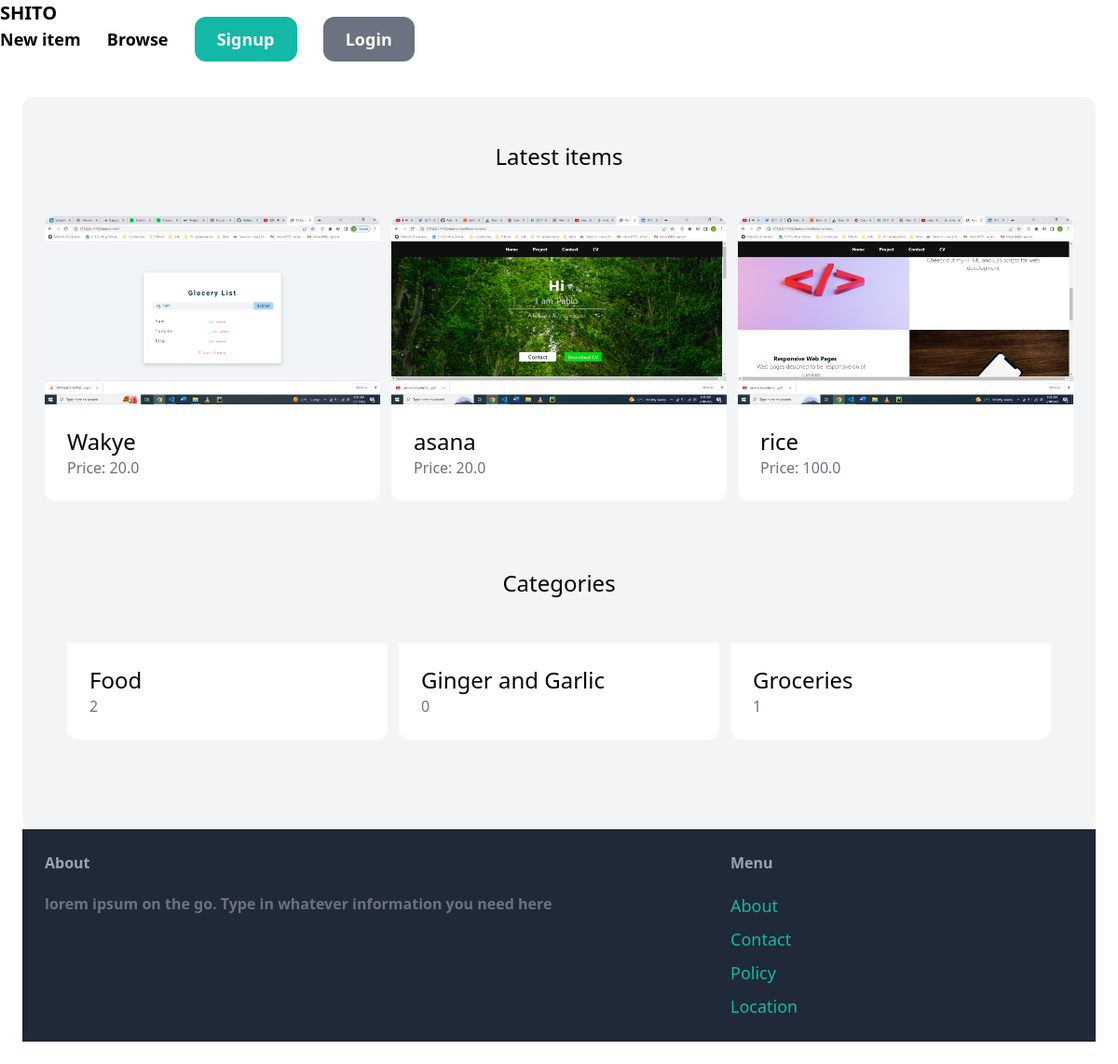
The app's page /, older data.
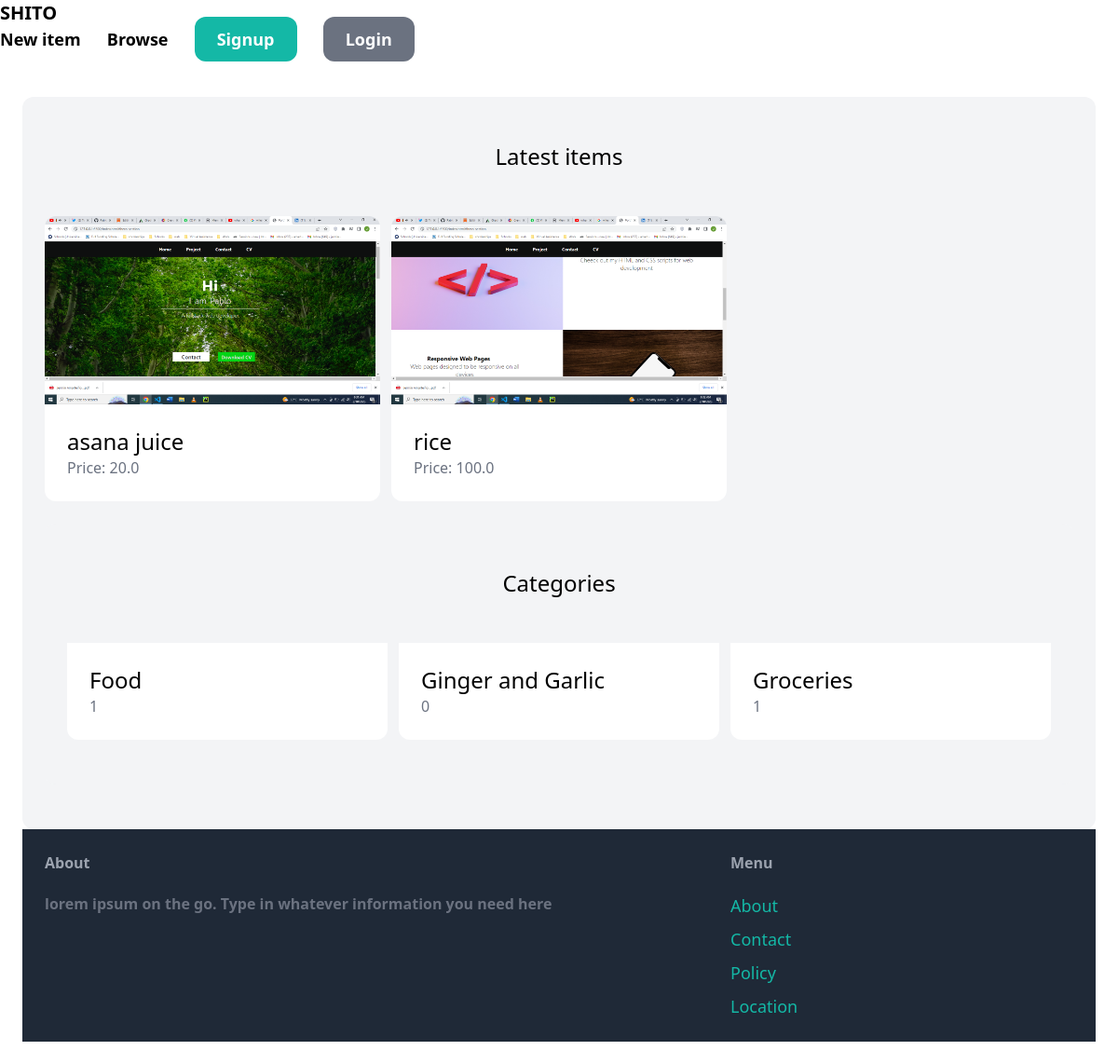
The same page, newer data.
### item/models.py (models this page shows, shortened)
class Item(models.Model):
    category = models.ForeignKey(Category, related_name='items', on_delete=models.CASCADE)
    name = models.CharField(max_length=255)
    description = models.TextField(blank=True, null=True)
    price = models.FloatField()
    image = models.ImageField(upload_to='item_images', blank=True, null=True)
    is_sold = models.BooleanField(default=False)
    created_at = models.DateField(auto_now_add=True)
    created_by = models.ForeignKey(User, related_name='items', on_delete=models.CASCADE)

class Category(models.Model):
    name = models.CharField(max_length=255)
    class Meta:
        ordering= ('name',)
        verbose_name_plural ='Categories'

### Spice/views.py (the view)
# urls.py: path('', views.index, name= 'index'),
def index(request):
    items = Item.objects.filter(is_sold = False)[0:6]
    categories = Category.objects.all()
    return render(request, 'Spice/index.html', {
        'categories': categories,
        'items': items,
    })

### Spice/templates/Spice/index.html (shortened to what this page needs)
{% extends 'Spice/base.html' %}
{% block content %}
    <div class= 'mt-6 px-6 py-12 bg-gray-100 rounded-xl'>
    <h2 class= 'mb-12 text-2xl text-center'>Latest items</h2>
        <div class= "grid grid-cols-3 gap-3">
            {% for item in items %}
                <div>
                    <a href="{% url 'item:detail' item.id %}">
                        <div>
                            <img src='{{item.image.url}}' class= 'rounded-t-xl'>
                        </div>
                        <div class="p-6 bg-white rounded-b-xl">
                            <h2 class="text-2xl">{{item.name}}</h2>
                            <p class = "text-gray-500"> Price: {{item.price}}</p>
                        </div>
                    </a>
                </div>
            {% endfor %}
        </div>
        <div class= 'mt-6 px-6 py-12 bg-gray-100 rounded-xl'>
            <h2 class= 'mb-12 text-2xl text-center'>Categories</h2>
                <div class= "grid grid-cols-3 gap-3">
                    {% for cat  in categories %}
                    <div>
                        <a href='#'>
                            <div class="p-6 bg-white rounded-b-xl">
                                <h2 class="text-2xl">{{cat.name}}</h2>
                                <p class = "text-gray-500">  {{cat.items.count}}</p>
                            </div>
                        </a>
                    </div>
                    {% endfor %}
                </div>
        </div>
{% endblock %}

Row changes from the older to the newer data that the page shows:
removed Item: image (picture), name "Wakye", price "20.0"
changed Item: name "asana" → "asana juice"
computed for Category "Food": items.count "2" → "1"
